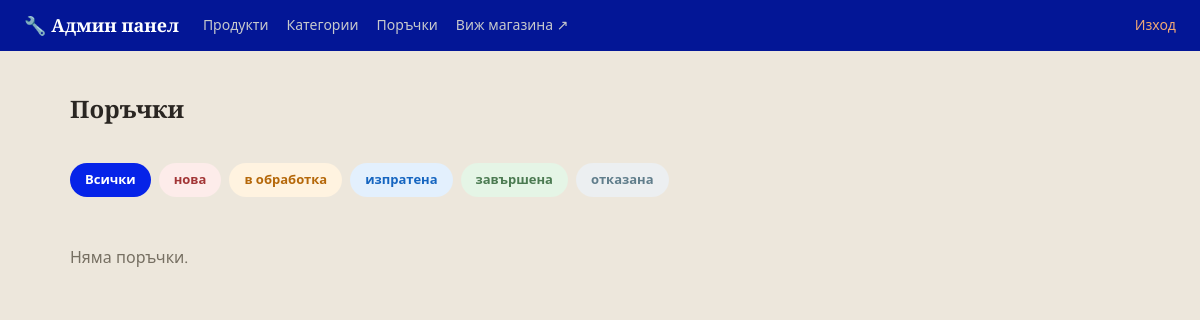
The page /admin/orders (signed in) on the database as committed earlier.
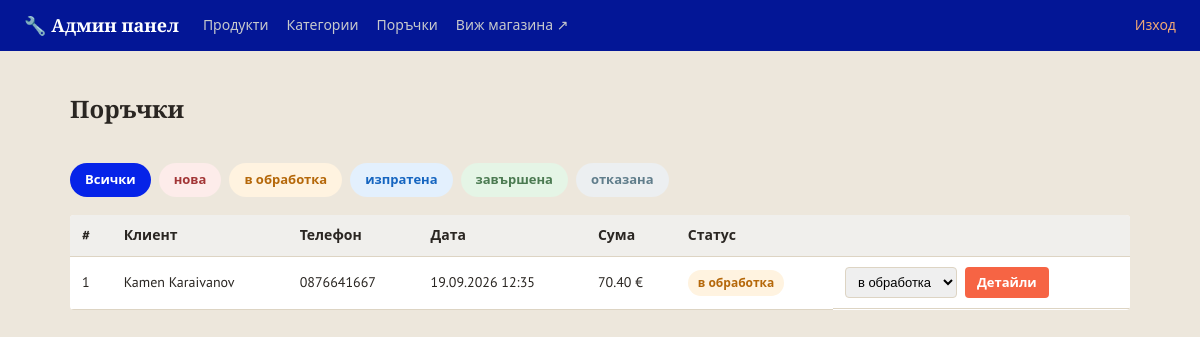
The same page on the database as committed later.
### models.py (models this page shows)
class Order(db.Model):
    __tablename__ = 'orders'
    STATUSES = ['нова', 'в обработка', 'изпратена', 'завършена', 'отказана']
    id = db.Column(db.Integer, primary_key=True)
    customer_name = db.Column(db.String(150), nullable=False)
    phone = db.Column(db.String(50), nullable=False)
    address = db.Column(db.String(300), nullable=False)
    email = db.Column(db.String(150), default='')
    total = db.Column(db.Float, nullable=False)
    status = db.Column(db.String(30), default='нова', nullable=False)
    created_at = db.Column(db.DateTime, default=datetime.utcnow)
    items = db.relationship('OrderItem', backref='order', lazy=True)

### app.py (the view)
@app.route('/admin/orders')
@admin_required
def admin_orders():
    orders, sort, status_filter = selected_orders()
    return render_template('admin/orders.html', orders=orders,
                           statuses=Order.STATUSES, status_filter=status_filter,
                           sort=sort, sort_options=ORDER_SORTS)

### app.py (called while the page is built)
@app.context_processor
def inject_whatsapp_number():
    return {'whatsapp_number': app.config['WHATSAPP_NUMBER'], 'asset_version': app.config['ASSET_VERSION']}

@app.context_processor
def inject_category_icons():
    return {'category_icons': CATEGORY_ICONS}

def admin_required(view_func):
    @wraps(view_func)
    def wrapper(*args, **kwargs):
        if not session.get('is_admin'):
            flash('Моля, влезте в системата.', 'error')
            return redirect(url_for('admin_login', next=request.path))
        return view_func(*args, **kwargs)
    return wrapper

def selected_sort(options):
    value = request.args.get('sort', 'newest')
    return value if value in options else 'newest'

def selected_orders():
    sort = selected_sort(ORDER_SORTS)
    status_filter = request.args.get('status', '').strip()
    query = Order.query
    if status_filter:
        query = query.filter_by(status=status_filter)
    if sort in ('name_asc', 'name_desc'):
        orders = sorted(query.order_by(Order.id.asc()).all(),
                        key=lambda o: o.customer_name.casefold(),
                        reverse=sort == 'name_desc')
    else:
        ordering = {
            'newest': (Order.created_at.desc(), Order.id.desc()),
            'oldest': (Order.created_at.asc(), Order.id.asc()),
            'total_asc': (Order.total.asc(), Order.id.asc()),
            'total_desc': (Order.total.desc(), Order.id.asc()),
        }
        orders = query.order_by(*ordering[sort]).all()
    return orders, sort, status_filter

### templates/admin/orders.html (shortened to what this page needs)
{% extends 'admin/base.html' %}
{% block content %}
<div class="admin-header-row">
    <h1 class="page-title">Поръчки</h1>
</div>
<div class="status-filter">
    <a href="{{ url_for('admin_orders') }}" class="status-chip {% if not status_filter %}status-chip-active{% endif %}">Всички</a>
    {% for s in statuses %}
    <a href="{{ url_for('admin_orders', status=s) }}"
       class="status-chip status-{{ s | replace(' ', '-') }} {% if status_filter == s %}status-chip-active{% endif %}">{{ s }}</a>
    {% endfor %}
</div>
{% if orders %}
<table class="admin-table">
    <thead>
        <tr>
            <th>#</th>
            <th>Клиент</th>
            <th>Телефон</th>
            <th>Дата</th>
            <th>Сума</th>
            <th>Статус</th>
            <th></th>
        </tr>
    </thead>
    <tbody>
        {% for o in orders %}
        <tr>
            <td>{{ o.id }}</td>
            <td>{{ o.customer_name }}</td>
            <td>{{ o.phone }}</td>
            <td>{{ o.created_at.strftime('%d.%m.%Y %H:%M') }}</td>
            <td>{{ '%.2f'|format(o.total) }} €</td>
            <td>
                <span class="status-badge status-{{ o.status | replace(' ', '-') }}">{{ o.status }}</span>
            </td>
            <td class="admin-actions">
                <form action="{{ url_for('admin_order_status', order_id=o.id) }}" method="post" class="status-select-form">
                    <select name="status" onchange="this.form.submit()">
                        {% for s in statuses %}
                        <option value="{{ s }}" {% if s == o.status %}selected{% endif %}>{{ s }}</option>
                        {% endfor %}
                    </select>
                </form>
                <a href="{{ url_for('admin_order_detail', order_id=o.id) }}" class="btn btn-small">Детайли</a>
            </td>
        </tr>
        {% endfor %}
    </tbody>
</table>
{% else %}
<p class="empty-msg">Няма поръчки{% if status_filter %} със статус "{{ status_filter }}"{% endif %}.</p>
{% endif %}
{% endblock %}

### templates/admin/base.html (shortened to what this page needs)
<!DOCTYPE html>
<html lang="bg">
<head>
    <link rel="stylesheet" href="{{ url_for('static', filename='css/style.css') }}?v={{ asset_version }}">
    <link rel="stylesheet" href="{{ url_for('static', filename='css/admin.css') }}?v={{ asset_version }}">
    <link type="text/css" rel="stylesheet" href="{{ url_for('static',filename='css/style.css') }}"/>
</head>
<body class="admin-body">
<header class="admin-topbar">
    <a href="{{ url_for('admin_dashboard') }}" class="brand">🔧 Админ панел</a>
    <nav class="admin-nav">
        <a href="{{ url_for('admin_dashboard') }}">Продукти</a>
        <a href="{{ url_for('admin_categories') }}">Категории</a>
        <a href="{{ url_for('admin_orders') }}">Поръчки</a>
        <a href="{{ url_for('index') }}" target="_blank">Виж магазина ↗</a>
    </nav>
    <a href="{{ url_for('admin_logout') }}" class="admin-logout">Изход</a>
</header>
<main class="admin-container">
    {% block content %}{% endblock %}
</main>
</body>
</html>

### static/css/style.css (style rules this page uses)
:root { --steel: #0623e8; --steel-dark: #031696; --accent: #f66444; --accent-dark: #bf4e35; --highlight: #d9a441; --bg: #ede7dc; --card-bg: #ffffff; --border: #ddd4c3; --text: #2a2622; --text-light: #766f62; --success: #4b7a51; --danger: #a23636; --radius: 4px; }
* { box-sizing: border-box; }
body { margin: 0; font-family: 'PT Sans', 'Segoe UI', Roboto, Arial, sans-serif; background: var(--bg); color: var(--text); line-height: 1.5; }
h1, h2, h3, .brand, .hero h1 { font-family: 'Bitter', Georgia, serif; }
a { color: inherit; text-decoration: none; }
.brand { font-size: 22px; font-weight: 700; color: #fff; white-space: nowrap; display: flex; align-items: center; gap: 10px; }
.page-title { font-size: 24px; margin-bottom: 16px; }
.btn { display: inline-block; background: var(--accent); color: #fff; border: none; padding: 10px 18px; border-radius: var(--radius); font-weight: 600; cursor: pointer; font-size: 14px; }
.btn-small { padding: 6px 12px; font-size: 13px; }

### static/css/admin.css (style rules this page uses)
.admin-body { background: var(--bg); }
.admin-topbar { background: var(--steel-dark); color: #fff; display: flex; align-items: center; gap: 24px; padding: 12px 24px; }
.admin-topbar .brand { color: #fff; font-size: 18px; font-weight: 700; }
.admin-nav { display: flex; gap: 18px; flex: 1; }
.admin-nav a { color: #c7c9cc; font-size: 14px; }
.admin-logout { color: #f0a875; font-size: 14px; }
.admin-container { max-width: 1100px; margin: 0 auto; padding: 24px 20px 60px; }
.admin-header-row { display: flex; align-items: center; justify-content: space-between; margin-bottom: 20px; }
.admin-table { width: 100%; border-collapse: collapse; background: var(--card-bg); border-radius: var(--radius); overflow: hidden; }
.admin-table th, .admin-table td { padding: 10px 12px; border-bottom: 1px solid var(--border); text-align: left; font-size: 14px; }
.admin-table th { background: #f0efec; }
.admin-actions { display: flex; gap: 8px; flex-wrap: wrap; align-items: center; }
.status-filter { display: flex; flex-wrap: wrap; gap: 8px; margin-bottom: 18px; }
.status-chip { display: inline-block; padding: 6px 14px; border-radius: 20px; font-size: 13px; font-weight: 600; background: #e2e0dc; color: var(--text); border: 1px solid transparent; }
.status-chip-active { background: var(--steel); color: #fff; }
.status-badge { display: inline-block; padding: 4px 10px; border-radius: 20px; font-size: 12px; font-weight: 700; white-space: nowrap; }
.status-badge.status-нова, .status-chip.status-нова { background: #fdecea; color: var(--danger); }
.status-badge.status-в-обработка, .status-chip.status-в-обработка { background: #fff3e0; color: #b5680a; }
.status-badge.status-изпратена, .status-chip.status-изпратена { background: #e3f0fd; color: #1565c0; }
.status-badge.status-завършена, .status-chip.status-завършена { background: #e5f5e6; color: var(--success); }
.status-badge.status-отказана, .status-chip.status-отказана { background: #eceff1; color: #607d8b; }
.status-select-form select { padding: 6px 8px; border: 1px solid var(--border); border-radius: var(--radius); font-size: 13px; }

Rows that differ between the two databases and show on the page:
added Order: id "1", customer_name "Kamen Karaivanov", phone "0876641667", created_at "19.09.2026 12:35", total "70.40", status "в обработка"
Other text that changed with them:
text no longer shown: "Няма поръчки ."
text now shown: "# Клиент Телефон Дата Сума Статус"
